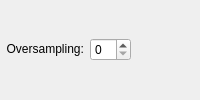
              <widget class="QWidget" name="dfi_params" native="true">
               <layout class="QGridLayout" name="gridLayout_6">
                <property name="margin">
                 <number>0</number>
                </property>
                <item row="0" column="3">
                 <widget class="QLabel" name="label_4">
                  <property name="text">
                   <string/>
                  </property>
                 </widget>
                </item>
                <item row="0" column="0">
                 <widget class="QLabel" name="oversampling_label">
                  <property name="enabled">
                   <bool>true</bool>
                  </property>
                  <property name="sizePolicy">
                   <sizepolicy hsizetype="Minimum" vsizetype="Fixed">
                    <horstretch>0</horstretch>
                    <verstretch>0</verstretch>
                   </sizepolicy>
                  </property>
                  <property name="text">
                   <string>  Oversampling:</string>
                  </property>
                 </widget>
                </item>
                <item row="0" column="2">
                 <widget class="QLabel" name="label_3">
                  <property name="text">
                   <string/>
                  </property>
                 </widget>
                </item>
                <item row="0" column="1">
                 <widget class="QSpinBox" name="oversampling">
                  <property name="enabled">
                   <bool>true</bool>
                  </property>
                  <property name="maximum">
                   <number>99</number>
                  </property>
                  <property name="value">
                   <number>0</number>
                  </property>
                 </widget>
                </item>
               </layout>
              </widget>
